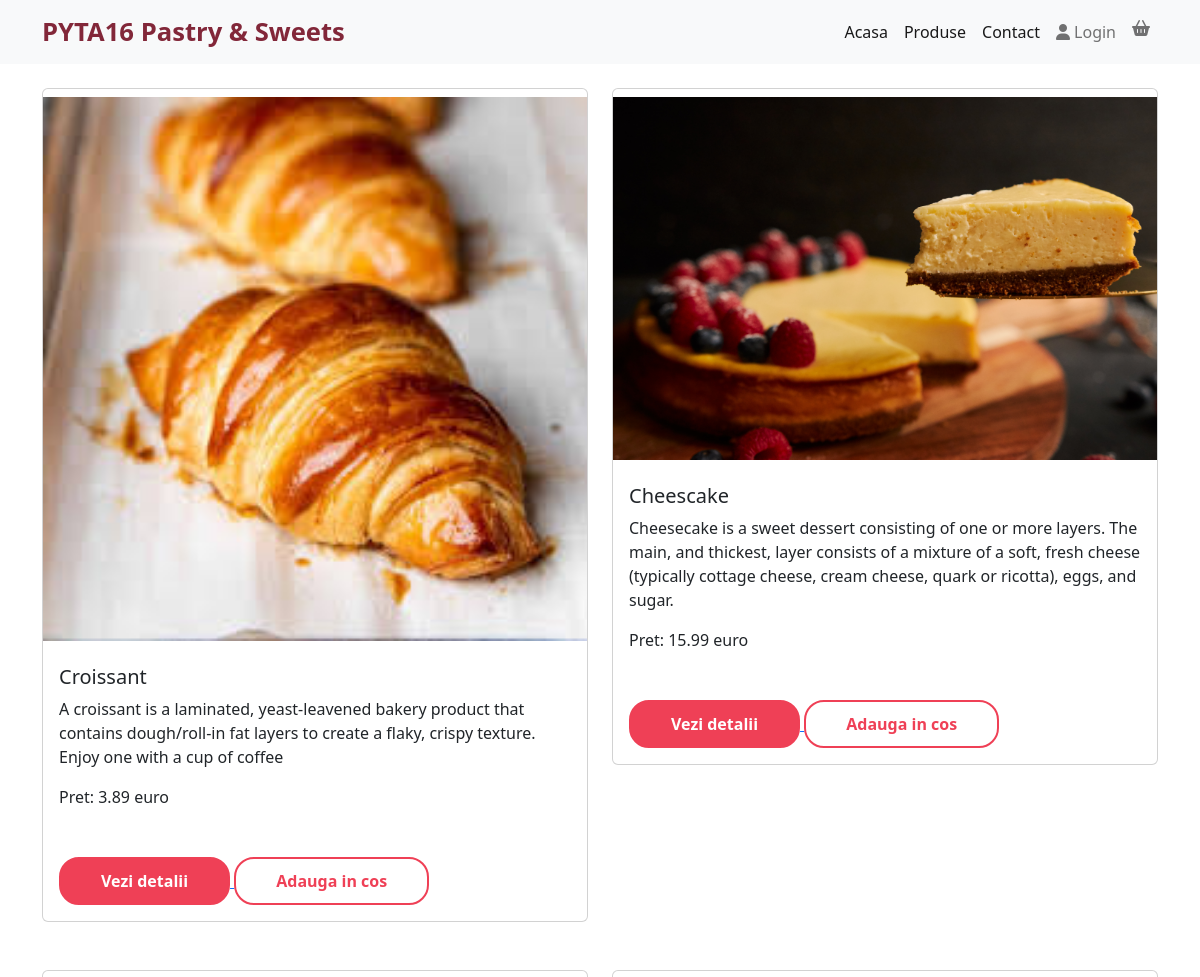
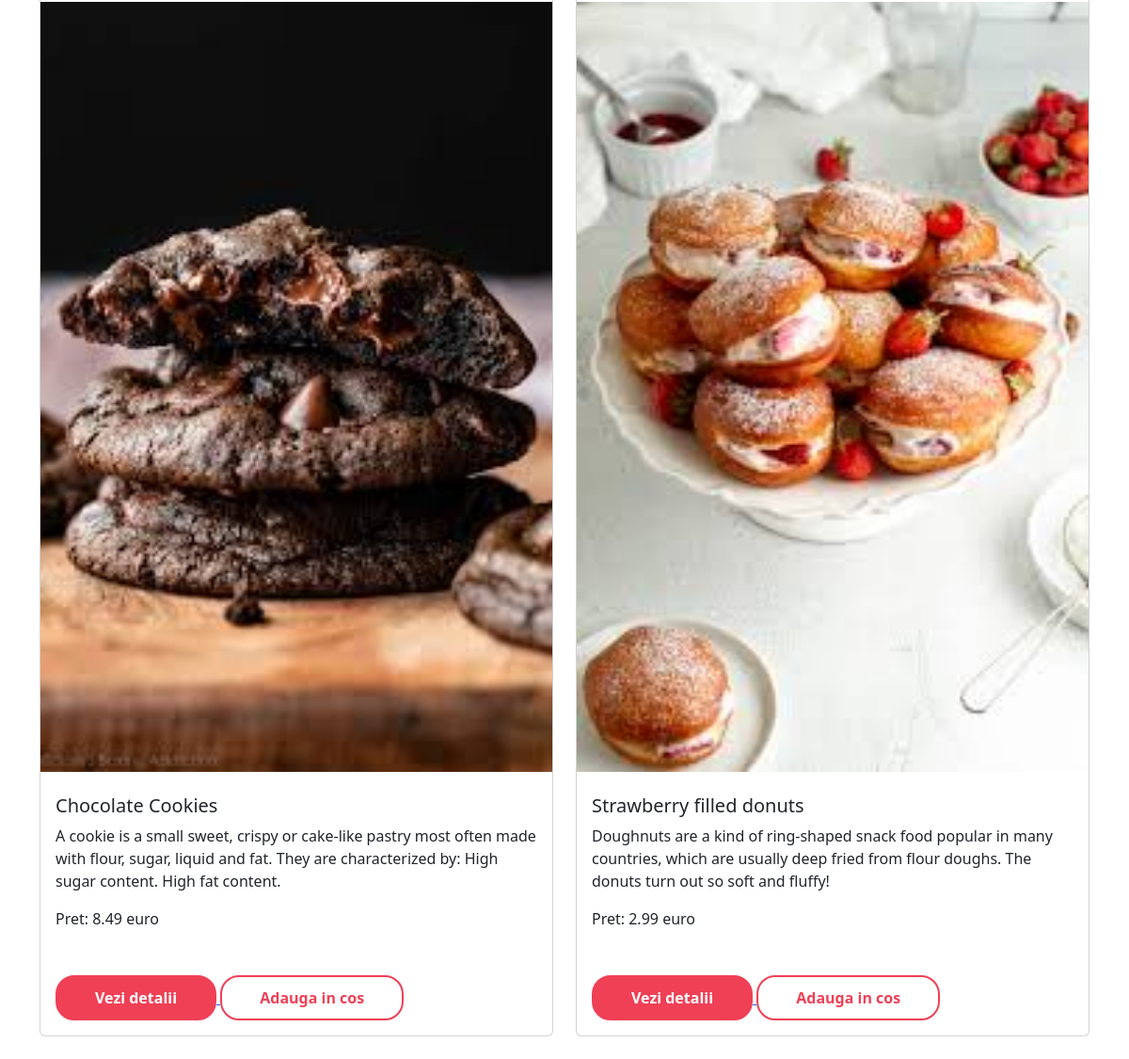
Page /products on the committed database (2 pictures, top to bottom).
### marketplaceapp/models.py (models this page shows)
class Product(models.Model):
    name=models.CharField(max_length=255)
    description=models.TextField()
    ingredients= models.TextField()
    price =models.DecimalField(max_digits=10, decimal_places=2)
    weight_grams=models.IntegerField()
    available_quantity=models.IntegerField()
    image =models.ImageField(upload_to="product_images", null=True, blank=True)
    def __str__(self):
        return self.name

### marketplaceapp/views.py (the view)
# urls.py: path("products", views.product_list, name="product_list"),
def product_list(request):
    all_products=Product.objects.all()
    context={"products":all_products}
    print(all_products)
    return render(request, "marketplaceapp/product_list.html", context)

### marketplaceapp/templates/marketplaceapp/product_list.html
{% extends "marketplaceapp/base.html" %}
{% block content %}
<div class="container">
    <div class="row">
        {% for product in products %}
        <div class="col-6 my-4">
            <div class="card" >
            <img class="my-2" src="{{ product.image.url }}" class="card-img-top" alt="...">
            <div class="card-body">
                <h5 class="card-title">{{ product.name }}</h5>
                <p class="card-text"> {{ product.description }}</p>
                <p class="card-text">Pret: {{ product.price }} euro</p>
                <a href="{% url 'product_detail' product.id %}">
                    <button class="btn-custom spaced-top-2">Vezi detalii</button>
                </a>
                {% if user %}
                <a href="#">
                    <button class="btn-custom-reverse spaced-top-2">Adauga in cos</button>
                </a>
                {% endif %}
            </div>
            </div>
        </div>
    {% endfor %}
    </div>
</div>
{% endblock %}

### marketplaceapp/templates/marketplaceapp/base.html (shortened to what this page needs)
{% load static %}
<html lang="en">
<head>
    <link rel="stylesheet" href="https://cdn.jsdelivr.net/npm/bootstrap@5.2.3/dist/css/bootstrap.min.css">
    <link rel="stylesheet" href="{% static 'css/base.css' %}"/>
    <link rel="stylesheet" href="https://cdnjs.cloudflare.com/ajax/libs/font-awesome/6.4.0/css/all.min.css" />
</head>
<body>
{% include "marketplaceapp/navbar.html" %}
{% block content %}
{% endblock %}
</body>
</html>

### marketplaceapp/templates/marketplaceapp/navbar.html (shortened to what this page needs)
{% block navbar %}
<nav class="navbar navbar-expand-lg navbar-light bg-light">
  <div class="container-fluid container">
    <a class="navbar-brand brand-logo" href="{% url 'index' %}">PYTA16 Pastry & Sweets</a>
    <div class="d-flex">
      <div class="collapse navbar-collapse" id="navbarNavAltMarkup">
        <div class="navbar-nav">
          <a class="nav-link active" aria-current="page" href="{% url 'index' %}">Acasa</a>
          <a class="nav-link active" aria-current="page" href="{% url 'product_list' %}">Produse</a>
          <a class="nav-link active" aria-current="page" href="#">Contact</a>
          {% if user.is_authenticated %}
            <a class="nav-link" href="#"><i class="fa-solid fa-user"></i> Hi, {{ user.username }}</a>
            <form class="nav-link" action="{% url 'logout' %}" method="POST">
                {% csrf_token %}
                <button type="submit">Logout</button>
            </form>
          {% else %}
            <a class="nav-link" href="/login"><i class="fa-solid fa-user"></i> Login</a>
          {% endif %}
          <a class="nav-link" href="#"><i class="fa-solid fa-basket-shopping"></i></a>
        </div>
      </div>
    </div>
  </div>
</nav>
{% endblock %}

### marketplaceapp/static/css/base.css (style rules this page uses)
.spaced-top-2 { margin-top: 2em; }
.btn-custom { font-weight: bold; background-color: #EF4056; padding: 10px 40px; border-radius: 20px; border: 2px solid #EF4056; color: #FFFFFF; }
.btn-custom-reverse { font-weight: bold; background-color: #FFFFFF; padding: 10px 40px; border-radius: 20px; border: 2px solid #EF4056; color: #EF4056; }
.brand-logo { color: #822739; font-size: 1.6em; font-weight: bold; }

### rows in the picture
Product: image (picture), name "Croissant", description "A croissant is a laminated, yeast-leavened bakery product that contains dough/roll-in fat layers to create a flaky, crispy texture. Enjoy one with a cup of coffee", price "3.89"
Product: image (picture), name "Cheescake", description "Cheesecake is a sweet dessert consisting of one or more layers. The main, and thickest, layer consists of a mixture of a soft, fresh cheese (typically cottage cheese, cream cheese, quark or ricotta), eggs, and sugar.", price "15.99"
Product: image (picture), name "Chocolate Cookies", description "A cookie is a small sweet, crispy or cake-like pastry most often made with flour, sugar, liquid and fat. They are characterized by: High sugar content. High fat content.", price "8.49"
Product: image (picture), name "Strawberry filled donuts", description "Doughnuts are a kind of ring-shaped snack food popular in many countries, which are usually deep fried from flour doughs. The donuts turn out so soft and fluffy!", price "2.99"
